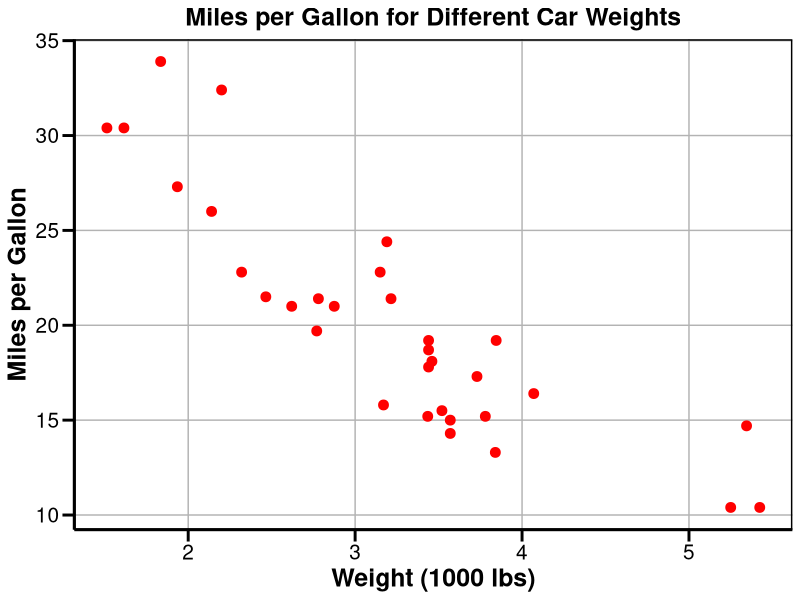

The R source for this figure:
## ---- chunk 1
# Load packages
library(ggplot2)
library(tidyverse)
library(dplyr)

# Set working directory
setwd("~/Documents/GEOL590/reproducible_data_analysis/homework/hw_09") #set working directory
getwd() #check working directory

## ---- chunk 2
### 1) Following R for Data Science exercise 19.2.1.4, write a function to calculate the variance of a numeric vector. Be sure that the function auto-prints the result if the result is not assigned to a variable.

#Create Data
set.seed(1)
x1 <- sample(1:15, 5)
x1 #returned  "6  1  5 11  4"

#Make a function
varianceF <- function(x){
  x <- as.numeric(as.character(x))[!is.na(as.numeric(as.character(x)))] #convert to character, then numeric (NA if non numeric), then remove NAs
  sum((x-mean(x))^2) / (length(x)-1) #return variance result
}

#Use function
varianceF(x1) #returns 13.3

#Check with other tool
var(x1) #returns 13.3, same as my function so this worked!

#OR another method to calculate variance of a numeric vector:
varianceFun <- function(x, na.rm = TRUE) {
  n <- length(x)
  m <- mean(x, na.rm = TRUE)
  sq_err <- (x - m)^2
  sum(sq_err) / (n - 1)
}
varianceFun(x1) #returns 13.3

#OR ANOTHER METHOD:
varianceFUNCTION <- function(x) {
  sum(((x - mean(x)))^2/(length(x)-1))
}

#test above method
varianceFUNCTION_sample <- sample(1:500, 5)
#using my function
varianceFUNCTION_test <- varianceFUNCTION(varianceFUNCTION_sample)
print(varianceFUNCTION_test) #result: 25943.3
#using built in function:
varianceFUNCTION_control <- var(varianceFUNCTION_sample)
print(varianceFUNCTION_control) #same as above (25943.3)

## ---- chunk 3
### 2) Write both_na(), a function that takes two vectors of the same length and returns the number of positions that have an NA in both vectors.

#both_na <- function(x, y) {
  #sum(is.na(x) & is.na(y))
#}
#both_na(
  #c(NA, NA, 1, 2),
  #c(NA, 1, NA, 2)
#)
#returns [1] 1 #'s of position(s) that have an NA in both vectors

#both_na(
  #c(NA, NA, 1, 2, NA, NA, 1),
  #c(NA, 1, NA, 2, NA, NA, 1)
#)
#returns [1] 3 #'s of position(s) that have an NA in both vectors

#above can be done in a more step by step process:
both_na_v2 <- function(x, y) {
  sum(is.na(x) & is.na(y))
}

na_1 <- c(NA, NA, 1, 2, NA, NA, 1)
na_2 <- c(NA, 1, NA, 2, NA, NA, 1)

both_na_v2_test <- both_na_v2(na_1, na_2)
print(both_na_v2_test)
## ---- chunk 4
### 3) Write a function to create a specific kind of plot, with useful labels, etc., that can take a data frame as an argument. This is useful when you want to make multiple, similar plots from different data.


#load data
data(mtcars)

#create function to plot data
my.plot <- function() {
  result <- ggplot(data = mtcars, #insert data
                   aes(x = wt, #define x axis 
                       y = mpg)) + #define y axis
    labs(x = "Weight (1000 lbs)", #define x label text
         y = "Miles per Gallon") + #define y label text
    ggtitle("Miles per Gallon for Different Car Weights") + # define title
    geom_point(size = 3, color = "red") + #define plot type
    theme( #general theme
      axis.title.x = element_text(size = 18, face = "bold"),
      axis.title.y = element_text(size = 18, face = "bold"),
      legend.title = element_text(size = 15, face = "bold"),
      legend.text = element_text(size = 15),
      legend.key.size = unit(2.5, "lines"),
      axis.text.x = element_text(size = 15, color = "black"),
      axis.text.y = element_text(size = 15, color = "black"),
      panel.grid.major = element_line(color = "grey70", size = 0.5),
      panel.background = element_rect(fill = "white"),
      panel.border = element_rect(colour = "black", fill = NA, size = 1),
      axis.line.y = element_line(color = "black", size = 1),
      axis.line.x = element_line(color = "black", size = 1),
      axis.line.x.top = element_line(color = "black", size = 1),
      axis.ticks = element_line(color = "black", size = 1),
      axis.ticks.length = unit(0.3, "cm"), 
      plot.title = element_text(family = "Helvetica", 
                                  face = "bold",
                                  hjust = 0.5,
                                  size = (18)))
}

#plot the data
wt_mpg <- my.plot()
wt_mpg

## ---- chunk 5
### 4) Write a function that takes one argument and does the following:
       #- if the argument is a numeric vector, multiplies every number in the vector by 2
       #- if the argument is a character vector, sorts the vector into alphabetical order
       #- if the argument is anything else, issues an informative warning and returns the argument unchanged

argu_vec <- function(x){
  for (i in x) {
    if (is.character(x)) {
      sort(x)
  }
    if (is.numeric(x)) {
      x*2
    }
    else (warning("The input is neither a character or numeric vector"))
  }
}

#test the above function:
argu_vec_test_num <- sample(1:2000, 200)
argu_vec_test_char <- c("a", "b", "c", "d")

#test for numbers
test1 <- argu_vec(argu_vec_test_num)
print(test1)

#test for characters
test2 <- argu_vec(argu_vec_test_char)
print(test2)
## ---- chunk 6
### 5) Write a function that tries to calculate the mean of a vector using mean(). If that is successful, it returns the mean of the vector. If mean() throws an error, it issues an informative message and returns the input intact.


#create a vector using seq() function
#q5_vector <- seq(1,10, by=0.2)

#mymean <- function(m){
 #if(v < 0 || v > 10) stop('m is not between 0 and 10')
 #mean(q5_vector)
 #return(mymean)
#}

#myfunction <- function() {
  #meanres <- mean(q5_vector, na.rm = TRUE)
  #if (meanres = NA)
   # warning("Warning, issue!")
#}

#mean_val <- function(q5_vector) {
  #m <- mean(q5_vector)
#}

#result <- mean_val(q5_vector)
#return(result)

#get_mean <- function() {
 # result <- mean(q5_vector, na.rm)
  #if(result) {
   # print("True")
  #} else {
   # print("False")
  #}
  #return(result)
#}

#get_mean(q5_vector)

# OR LIKE THIS:
mean_test <- function(x){
  ifelse(is.numeric(x), mean(x), warning("Warning, issue! The mean cannot be found. X is likely not a numeric vector"))
}

#test the above function:
  #for values
vec1_mean_test <- sample(1:100, 10)
mtest1 <- mean_test(vec1_mean_test)
print(mtest1)
  #for characters and integers
vec2_mean_test <- c(1, 5, "h", "i")
mtest2 <- mean_test(vec2_mean_test)
print(mtest2)
## ---- chunk 7
### 6) Use system.time() (or, if you want to be more advanced about it, the bench or microbenchmark packages) to compare how long it takes to add two, 1-million-element random vectors and store the result in a third vector: a. Using the vectorized sum() operation b. Using a for loop with a pre-allocated vector to store the results c. Using a for loop without pre-allocating a vector to store the results


#a. Using the vectorized sum() operation (e.g., `+`):
start_time1 <- Sys.time() #start timer

v1 <- sample(x=1:10, size = 1000000, replace = TRUE)
v2 <- sample(x=1:10, size = 1000000, replace = TRUE)

sum1 <- sum(v1 + v2)
end_time1 <- Sys.time() #end timer

time1 <- end_time1 - start_time1 #calculate time duration
time1 #0.0134871 secs


#b. Using a for loop with a pre-allocated vector to store the results:
#Note: look at other method below, as I am not sure if this is doing what the problem is asking:
start_time3 <- Sys.time()
a <- rnorm(1000000)
b <- rnorm(1000000)

answers <- NA

system.time({
  for(i in 1:1000000) {
    answers[i] <- a[i] + b[i]
  }
})

for(i in 1:1000000) {
  answers[1] <- a[i] + b[i]
}
end_time3 <- Sys.time()

time3 <- end_time3 - start_time3
time3 #Time difference of 0.542021 secs

#Another method for reference:
#start_time2 <- Sys.time()
#for(i in 1:length(v1)){
  #for(j in 1:length(v2)){
    #n <- vector()
    #n <- sum(v1[i]+v2[j])
  #}
  #m <-NULL
  #m[n]<-m
#}
#end_time2 <- Sys.time()
#time2 <- end_time2 - start_time2
#time2 #note: my computer could spent forever on this!!!

#b) or like this:
big_sum <- sample(1:10, 1000000,  replace = TRUE)
big_sum2 <- sample(1:10, 1000000, replace = TRUE)

sum_time2 <- system.time(
  for (i in 1:1000000) {
    big_sum[i] + big_sum2[i]
  }
)
print(sum_time2)

#c. Using a for loop without pre-allocating a vector to store the results:
start_time4 <- Sys.time()
a <- rnorm(1000000)
b <- rnorm(1000000)

system.time({
  for(i in 1:1000000) {
    results <- a[i] + b[i]
  }
})

end_time4 <- Sys.time()

time4 <- end_time4 - start_time4
time4 #Time difference of 0.281137 secs

# c) or like this:
#sum_time3 <- system.time(
#  for (i in 1:1000000) {
#    sample(1:10, 1000000, replace = TRUE)[i] + 
#      sample(1:10, 1000000, replace = TRUE)[i] 
#  }
#)
#print(sum_time3) #not this takes a lot of time!
